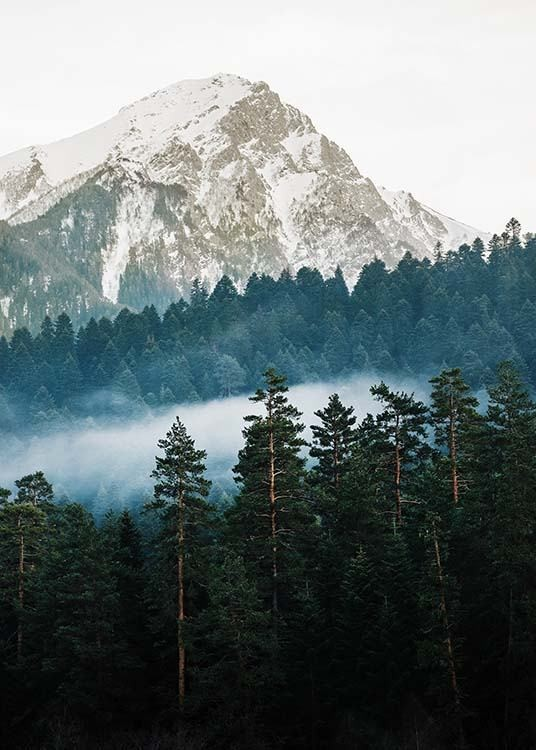
#> input picture Python Siste oppgave/FJELL.jpeg, 536 x 750 px
$ python OppgaveD.py
#> lines starting #> are read from the running program, lines starting #| are printed output that depends on the picture
from PIL import Image
import pilgram, os

path = "FJELL.jpeg"
im = Image.open(path)
#> im is the input picture: PIL image 536x750 RGB; mean R, G, B 106.2, 117.2, 117.7

if im.width < 1080:
    add = 1080 - im.width
#> add = 544
    fn, fex = os.path.splitext(path)
    im.resize((add + im.width, add + im.height)).save(f"{fn}_resized{fex}")
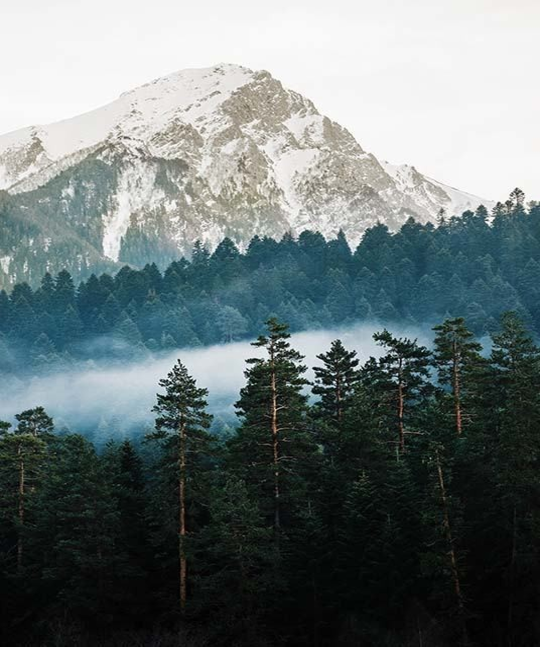
#> saved as FJELL_resized.jpeg: PIL image 1080x1294 RGB (shown at 1/2 size); mean R, G, B 106.2, 117.2, 117.7
